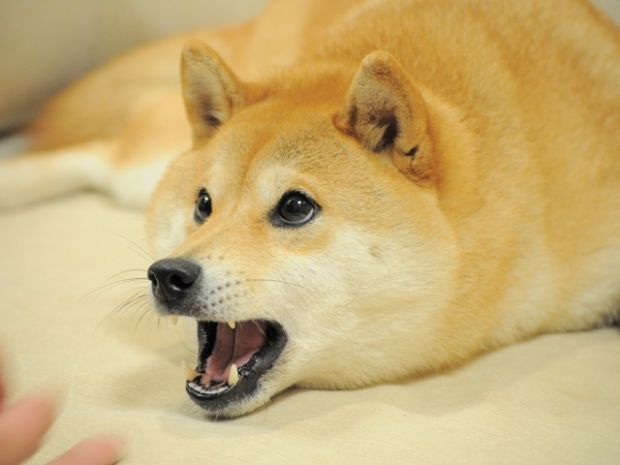
#> input picture piesel.jpg, 620 x 465 px
$ python First.py
#> lines starting #> are read from the running program, lines starting #| are printed output that depends on the picture
import sys
import numpy as np
import cv2
import imutils
from matplotlib import pyplot as plt

img = cv2.imread('piesel.jpg')
#> img is the input picture: shape (465, 620, 3); mean B, G, R 118.8, 175.1, 200.4
img1 = cv2.imread('wiew.jpg')
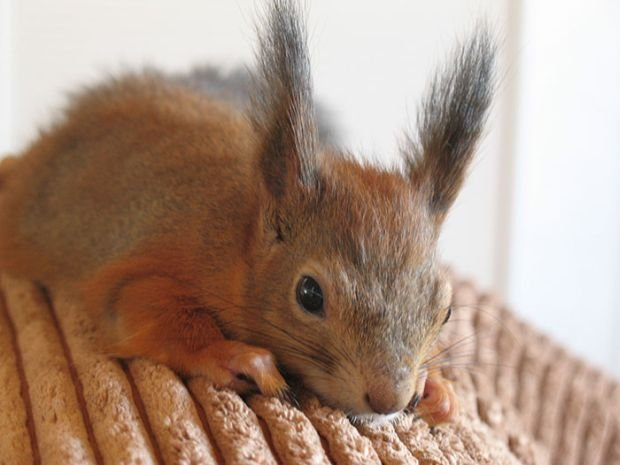
#> input picture wiew.jpg, 620 x 465 px
#> img1 is the input picture: shape (465, 620, 3); mean B, G, R 130.2, 146.4, 171.4
vis = np.concatenate((img, img1), axis=1)
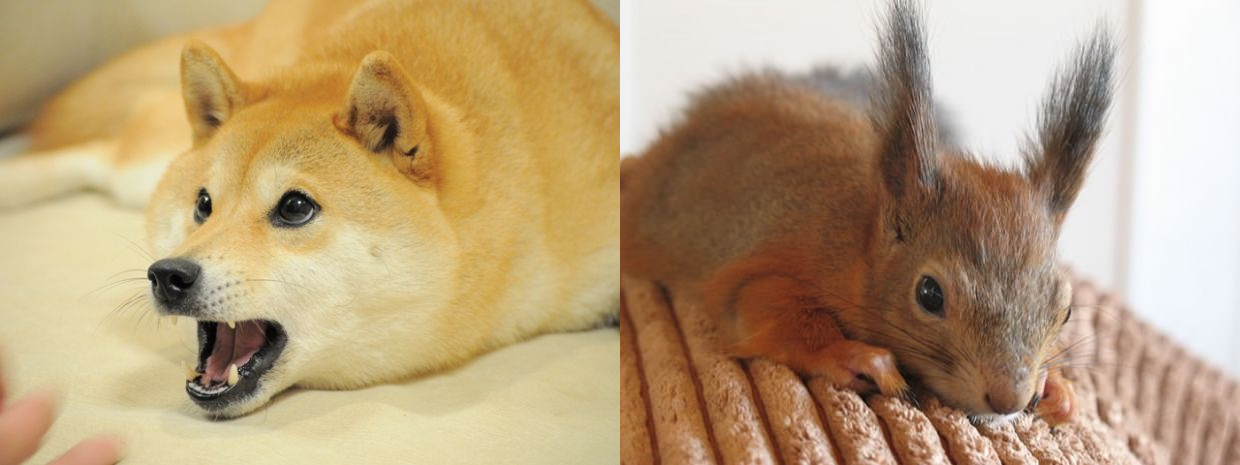
#> vis: shape (465, 1240, 3); mean B, G, R 124.5, 160.7, 185.9
cv2.imwrite('out.png', vis)
cv2.imshow('image', vis)
cv2.waitKey(0)
cv2.destroyAllWindows()

class Stitcher:
    def initial(self):
        self.isv3 = imutils.is_cv3()
        pass
